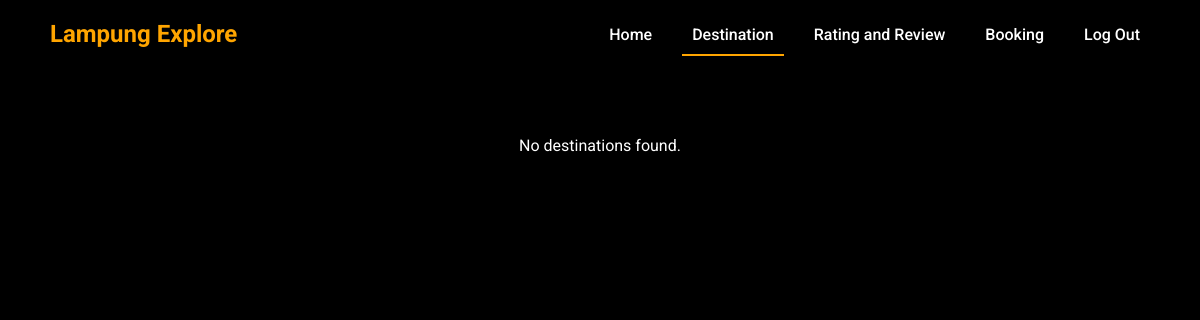
Before: /LampungExplore/destination.php with the older database file.
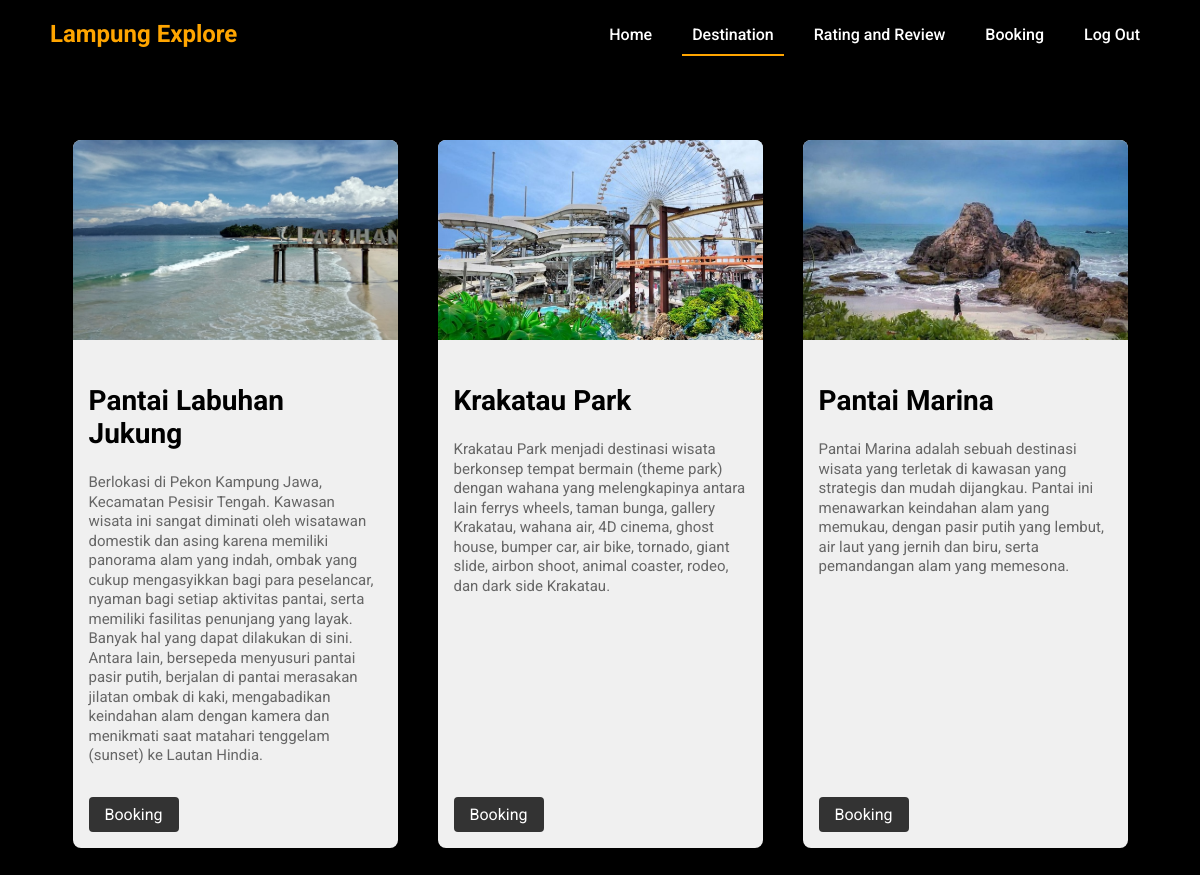
After: the same page with the newer database file.
### tables this page shows
CREATE TABLE `destinasi` (
  `id` int(11) NOT NULL,
  `destinasi` varchar(255) NOT NULL,
  `deskripsi` text NOT NULL,
  `foto` varchar(255) NOT NULL
);

### LampungExplore/destination.php (the view, shortened to what this page needs)
<!DOCTYPE html>
<html lang="en">
<head>
</head>
<body>
    <header>
        <div class="logo">Lampung Explore</div>
        <nav>
            <ul>
                <li><a href="dashboard.php">Home</a></li>
                <li><a href="destination.php" class="active">Destination</a></li>
                <li><a href="review.php">Rating and Review</a></li>
                <li><a href="booking.php">Booking</a></li>
                <li><a href="index.php">Log Out</a></li>
            </ul>
        </nav>
    </header>
    <div class="card-container">
        <?php
        include 'conn/koneksi.php';
        $sql = "SELECT * FROM destinasi";
        $result = $mysqli->query($sql);
        if ($result->num_rows > 0) {
            while($row = $result->fetch_assoc()) {
                echo '<div class="card">';
                echo '<img src="admin/destinasi/' . $row["foto"] . '" alt="' . $row["destinasi"] . '">';
                echo '<div class="card-content">';
                echo '<h3>' . $row["destinasi"] . '</h3>';
                echo '<p>' . $row["deskripsi"] . '</p>';
                echo '<a href="booking.php?id=' .'" class="btn">Booking</a>';
                echo '</div>';
                echo '</div>';
            }
        } else {
            echo '<p style="color: #fff; text-align: center;">No destinations found.</p>';
        }
        ?>
    </div>
</body>
</html>

### LampungExplore/destination.php (style rules this page uses)
body { margin: 0; font-family: 'Roboto', sans-serif; background-color: #000; color: #fff; }
header { position: fixed; top: 0; width: 100%; padding: 20px 50px; display: flex; justify-content: space-between; align-items: center; background-color: rgba(0, 0, 0, 0.7); z-index: 1000; box-sizing: border-box; }
.logo { font-size: 24px; font-weight: bold; color: orange; }
nav ul { list-style: none; display: flex; gap: 20px; margin: 0; padding: 0; flex-wrap: wrap; }
nav ul li a { color: white; text-decoration: none; font-weight: 500; padding: 10px; white-space: nowrap; transition: background-color 0.3s, color 0.3s; }
nav ul li a.active { border-bottom: 2px solid orange; }
.card-container { display: flex; justify-content: center; align-items: stretch; flex-wrap: wrap; margin-top: 100px; padding: 20px; }
.card { width: 325px; background-color: #f0f0f0; border-radius: 8px; overflow: hidden; box-shadow: 0px 2px 4px rgba(0,0,0,0.2); margin: 20px; display: flex; flex-direction: column; }
.card img { width: 100%; height: 200px; object-fit: cover; }
.card-content { padding: 16px; flex: 1; display: flex; flex-direction: column; justify-content: space-between; }
.card-content h3 { font-size: 28px; margin-bottom: 8px; color: #000; }
.card-content p { color: #666; font-size: 15px; line-height: 1.3; flex: 1; }
.card-content .btn { display: inline-block; padding: 8px 16px; background-color: #333; text-decoration: none; border-radius: 4px; margin-top: 16px; color: #fff; align-self: flex-start; }

Changed rows visible on the page:
added destinasi: foto (picture), destinasi "Pantai Labuhan Jukung", deskripsi "Berlokasi di Pekon Kampung Jawa, Kecamatan Pesisir Tengah. Kawasan wisata ini sangat diminati oleh wisatawan domestik dan asing karena memiliki panorama alam yang indah, ombak yang cukup mengasyikkan bagi para peselancar, nyaman bagi setiap aktivitas pantai, serta memiliki fasilitas penunjang yang layak. Banyak hal yang dapat dilakukan di sini. Antara lain, bersepeda menyusuri pantai pasir putih, berjalan di pantai merasakan jilatan ombak di kaki, mengabadikan keindahan alam dengan kamera dan menikmati saat matahari tenggelam (sunset) ke Lautan Hindia."
added destinasi: foto (picture), destinasi "Krakatau Park", deskripsi "Krakatau Park menjadi destinasi wisata berkonsep tempat bermain (theme park) dengan wahana yang melengkapinya antara lain ferrys wheels, taman bunga, gallery Krakatau, wahana air, 4D cinema, ghost house, bumper car, air bike, tornado, giant slide, airbon shoot, animal coaster, rodeo, dan dark side Krakatau."
added destinasi: foto (picture), destinasi "Pantai Marina", deskripsi "Pantai Marina adalah sebuah destinasi wisata yang terletak di kawasan yang strategis dan mudah dijangkau. Pantai ini menawarkan keindahan alam yang memukau, dengan pasir putih yang lembut, air laut yang jernih dan biru, serta pemandangan alam yang memesona."
Other visible differences:
text no longer shown: "No destinations found."
